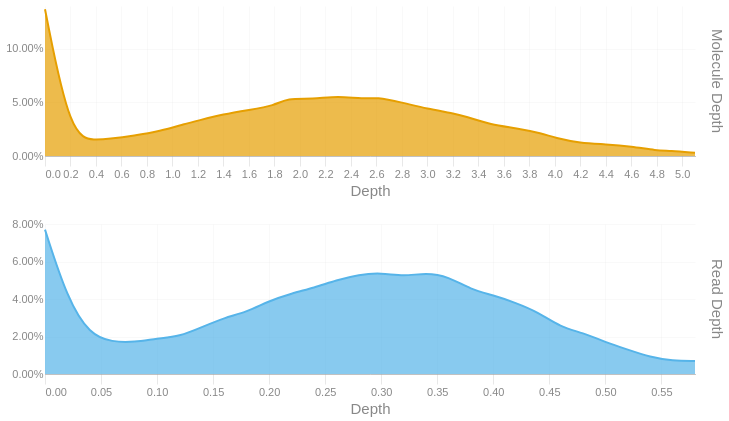

Write notebook code for a chart like this one.
### Code cell
readdep = depth_hist(tb['Read Depth'], q99, 3)
readdep = readdep.with_columns(pl.lit('Read Depth').alias('Metric'))
if not SKIPLR:
    moldep = depth_hist(tb['Molecule Depth'], mol_q99, 1)
    moldep = moldep.with_columns(pl.lit('Molecule Depth').alias('Metric'))
    _hist = pl.concat([readdep, moldep])
    _hist = _hist.filter(pl.col('Proportion') != 0)
    with SafeRender(_hist):
        (
            alt.Chart(_hist)        
            .mark_area(interpolate = "basis")
            .encode(
                x=alt.X('Bin:Q').scale(domainMin=0).axis(alt.Axis(title='Depth')),
                y = alt.Y('Proportion:Q', title = None).axis(format = '.2%'),
                color = alt.Color('Metric:N').legend(None),
                row = alt.Row("Metric:N").header(title = None, labelOrient = 'right'),
                tooltip = [
                    alt.Tooltip("Metric:N", title = "Metric"),
                    alt.Tooltip('Interval:N', title = "Depth Interval"),
                    alt.Tooltip('Proportion:Q', title = "% Alignments").format('.2%')
                ]
            )
            .resolve_scale(x='independent', y='independent')
            .properties(
                height = 150, width = 650,
                usermeta={'embedOptions': {'downloadFileName': f'{samplename}.depth.hist'}}
            )
        ).display()
else:
    readdep = readdep.filter(pl.col('Proportion') != 0)
    with SafeRender(readdep):
        (
            alt.Chart(readdep)        
            .mark_area(interpolate = "basis")
            .encode(
                x=alt.X('Bin:Q').scale(domainMin=0).axis(alt.Axis(title='Depth')),
                y = alt.Y('Proportion:Q', title = None).axis(format = '.2%'),
                tooltip = [
                    alt.Tooltip('Interval:N', title = "Depth Interval"),
                    alt.Tooltip('Proportion:Q', title = "% Alignments").format('.2%')
                ]
            )
            .properties(
                usermeta={'embedOptions': {'downloadFileName': f'{samplename}.depth.hist'}}
            )
        ).display()

### Figure 1 — Vega-Lite specification as saved in the notebook (floating-point values rounded to 4 significant figures)
{"width": 650, "height": 150, "config": {"title": {"anchor": "start", "dy": -15, "fontSize": 18, "color": "#888888", "subtitleColor": "#888888", "subtitleFontSize": 14}, "arc": {"fill": "#0072B2"}, "axis": {"domainColor": "#888888", "domainWidth": 0.5, "gridWidth": 0.2, "grid": false, "titleFontWeight": 400, "titleFontSize": 15, "labelFontSize": 11, "labelColor": "#888888", "tickColor": "#888888", "tickWidth": 0.2, "titleColor": "#888888"}, "axisBand": {"grid": false}, "axisX": {"grid": true, "tickSize": 10, "domainCap": "round"}, "axisY": {"domain": false, "grid": true, "tickSize": 0, "domainCap": "round"}, "background": "transparent", "header": {"labelFontSize": 15, "labelColor": "#888888", "titleFontSize": 15, "titleFontWeight": 600, "titleColor": "#888888"}, "legend": {"labelFont": "sans-serif", "labelFontSize": 12, "labelColor": "#888888", "symbolSize": 100, "symbolType": "circle", "titleFontSize": 12, "titlePadding": 10, "titleColor": "#888888", "title": null}, "range": {"category": ["#E69F00", "#56B4E9", "#009E73", "#F0E442", "#0072B2", "#D55E00", "#CC79A7", "#000000"], "diverging": ["#cfe8f3", "#a2d4ec", "#73bfe2", "#46abdb", "#1696d2", "#12719e"]}, "area": {"fill": "#0072B2", "fillOpacity": 0.7, "line": true, "strokeOpacity": 0.7}, "line": {"color": "#0072B2", "stroke": "#0072B2", "strokeWidth": 2}, "trail": {"color": "#0072B2", "stroke": "#0072B2", "strokeWidth": 0, "size": 1}, "point": {"filled": true, "fillOpacity": 1.0, "size": 95}, "text": {"color": "#888888", "fontSize": 11, "align": "right", "fontWeight": 400, "size": 11}, "bar": {"fill": "#0072B2", "stroke": null}, "view": {"stroke": null, "continuousWidth": 660, "continuousHeight": 400}}, "data": {"name": "data-b4f79a346988e37086b2696d839f1a1e"}, "mark": {"type": "area", "interpolate": "basis"}, "encoding": {"color": {"field": "Metric", "legend": null, "type": "nominal"}, "row": {"field": "Metric", "header": {"title": null, "labelOrient": "right"}, "type": "nominal"}, "tooltip": [{"field": "Metric", "title": "Metric", "type": "nominal"}, {"field": "Interval", "title": "Depth Interval", "type": "nominal"}, {"field": "Proportion", "format": ".2%", "title": "% Alignments", "type": "quantitative"}], "x": {"axis": {"title": "Depth"}, "field": "Bin", "scale": {"domainMin": 0}, "type": "quantitative"}, "y": {"axis": {"format": ".2%"}, "field": "Proportion", "title": null, "type": "quantitative"}}, "resolve": {"scale": {"x": "independent", "y": "independent"}}, "usermeta": {"embedOptions": {"downloadFileName": "TF26LRJL0086_50B_L_10484332_23Y22YLT4_L7.depth.hist"}}, "$schema": "https://vega.github.io/schema/vega-lite/v6.4.1.json", "datasets": {"data-b4f79a346988e37086b2696d839f1a1e": [{"Bin": 0.0, "Interval": "0.0-0.02", "Proportion": 0.077, "Metric": "Read Depth"}, {"Bin": 0.02, "Interval": "0.02-0.04", "Proportion": 0.04, "Metric": "Read Depth"}, {"Bin": 0.04, "Interval": "0.04-0.06", "Proportion": 0.021, "Metric": "Read Depth"}, {"Bin": 0.06, "Interval": "0.06-0.08", "Proportion": 0.017, "Metric": "Read Depth"}, {"Bin": 0.08, "Interval": "0.08-0.1", "Proportion": 0.017, "Metric": "Read Depth"}, {"Bin": 0.1, "Interval": "0.1-0.12", "Proportion": 0.019, "Metric": "Read Depth"}, {"Bin": 0.12, "Interval": "0.12-0.14", "Proportion": 0.02, "Metric": "Read Depth"}, {"Bin": 0.14, "Interval": "0.14-0.16", "Proportion": 0.025, "Metric": "Read Depth"}, {"Bin": 0.16, "Interval": "0.16-0.18", "Proportion": 0.03, "Metric": "Read Depth"}, {"Bin": 0.18, "Interval": "0.18-0.2", "Proportion": 0.033, "Metric": "Read Depth"}, {"Bin": 0.2, "Interval": "0.2-0.22", "Proportion": 0.039, "Metric": "Read Depth"}, {"Bin": 0.22, "Interval": "0.22-0.24", "Proportion": 0.043, "Metric": "Read Depth"}, {"Bin": 0.24, "Interval": "0.24-0.26", "Proportion": 0.046, "Metric": "Read Depth"}, {"Bin": 0.26, "Interval": "0.26-0.28", "Proportion": 0.05, "Metric": "Read Depth"}, {"Bin": 0.28, "Interval": "0.28-0.3", "Proportion": 0.053, "Metric": "Read Depth"}, {"Bin": 0.3, "Interval": "0.3-0.32", "Proportion": 0.054, "Metric": "Read Depth"}, {"Bin": 0.32, "Interval": "0.32-0.34", "Proportion": 0.052, "Metric": "Read Depth"}, {"Bin": 0.34, "Interval": "0.34-0.36", "Proportion": 0.054, "Metric": "Read Depth"}, {"Bin": 0.36, "Interval": "0.36-0.38", "Proportion": 0.052, "Metric": "Read Depth"}, {"Bin": 0.38, "Interval": "0.38-0.4", "Proportion": 0.045, "Metric": "Read Depth"}, {"Bin": 0.4, "Interval": "0.4-0.42", "Proportion": 0.042, "Metric": "Read Depth"}, {"Bin": 0.42, "Interval": "0.42-0.44", "Proportion": 0.038, "Metric": "Read Depth"}, {"Bin": 0.44, "Interval": "0.44-0.46", "Proportion": 0.033, "Metric": "Read Depth"}, {"Bin": 0.46, "Interval": "0.46-0.48", "Proportion": 0.025, "Metric": "Read Depth"}, {"Bin": 0.48, "Interval": "0.48-0.5", "Proportion": 0.022, "Metric": "Read Depth"}, {"Bin": 0.5, "Interval": "0.5-0.52", "Proportion": 0.017, "Metric": "Read Depth"}, {"Bin": 0.52, "Interval": "0.52-0.54", "Proportion": 0.013, "Metric": "Read Depth"}, {"Bin": 0.54, "Interval": "0.54-0.56", "Proportion": 0.009, "Metric": "Read Depth"}, {"Bin": 0.56, "Interval": "0.56-0.58", "Proportion": 0.007, "Metric": "Read Depth"}, {"Bin": 0.58, "Interval": "0.58-0.6", "Proportion": 0.007, "Metric": "Read Depth"}, {"Bin": 0.0, "Interval": "0.0-0.2", "Proportion": 0.137, "Metric": "Molecule Depth"}, {"Bin": 0.2, "Interval": "0.2-0.4", "Proportion": 0.017, "Metric": "Molecule Depth"}, {"Bin": 0.4, "Interval": "0.4-0.5", "Proportion": 0.015, "Metric": "Molecule Depth"}, {"Bin": 0.5, "Interval": "0.5-0.7", "Proportion": 0.016, "Metric": "Molecule Depth"}, {"Bin": 0.7, "Interval": "0.7-0.9", "Proportion": 0.019, "Metric": "Molecule Depth"}, {"Bin": 0.9, "Interval": "0.9-1.1", "Proportion": 0.023, "Metric": "Molecule Depth"}, {"Bin": 1.1, "Interval": "1.1-1.2", "Proportion": 0.03, "Metric": "Molecule Depth"}, {"Bin": 1.2, "Interval": "1.2-1.4", "Proportion": 0.033, "Metric": "Molecule Depth"}, {"Bin": 1.4, "Interval": "1.4-1.6", "Proportion": 0.039, "Metric": "Molecule Depth"}, {"Bin": 1.6, "Interval": "1.6-1.8", "Proportion": 0.043, "Metric": "Molecule Depth"}, {"Bin": 1.8, "Interval": "1.8-1.9", "Proportion": 0.047, "Metric": "Molecule Depth"}, {"Bin": 1.9, "Interval": "1.9-2.1", "Proportion": 0.054, "Metric": "Molecule Depth"}, {"Bin": 2.1, "Interval": "2.1-2.3", "Proportion": 0.053, "Metric": "Molecule Depth"}, {"Bin": 2.3, "Interval": "2.3-2.5", "Proportion": 0.056, "Metric": "Molecule Depth"}, {"Bin": 2.5, "Interval": "2.5-2.6", "Proportion": 0.053, "Metric": "Molecule Depth"}, {"Bin": 2.6, "Interval": "2.6-2.8", "Proportion": 0.055, "Metric": "Molecule Depth"}, {"Bin": 2.8, "Interval": "2.8-3.0", "Proportion": 0.05, "Metric": "Molecule Depth"}, {"Bin": 3.0, "Interval": "3.0-3.2", "Proportion": 0.044, "Metric": "Molecule Depth"}, {"Bin": 3.2, "Interval": "3.2-3.3", "Proportion": 0.04, "Metric": "Molecule Depth"}, {"Bin": 3.3, "Interval": "3.3-3.5", "Proportion": 0.037, "Metric": "Molecule Depth"}, {"Bin": 3.5, "Interval": "3.5-3.7", "Proportion": 0.029, "Metric": "Molecule Depth"}, {"Bin": 3.7, "Interval": "3.7-3.9", "Proportion": 0.026, "Metric": "Molecule Depth"}, {"Bin": 3.9, "Interval": "3.9-4.0", "Proportion": 0.021, "Metric": "Molecule Depth"}, {"Bin": 4.0, "Interval": "4.0-4.2", "Proportion": 0.017, "Metric": "Molecule Depth"}, {"Bin": 4.2, "Interval": "4.2-4.4", "Proportion": 0.012, "Metric": "Molecule Depth"}, {"Bin": 4.4, "Interval": "4.4-4.6", "Proportion": 0.011, "Metric": "Molecule Depth"}, {"Bin": 4.6, "Interval": "4.6-4.8", "Proportion": 0.009, "Metric": "Molecule Depth"}, {"Bin": 4.8, "Interval": "4.8-4.9", "Proportion": 0.005, "Metric": "Molecule Depth"}, {"Bin": 4.9, "Interval": "4.9-5.1", "Proportion": 0.005, "Metric": "Molecule Depth"}, {"Bin": 5.1, "Interval": "5.1-5.28", "Proportion": 0.003, "Metric": "Molecule Depth"}]}}
